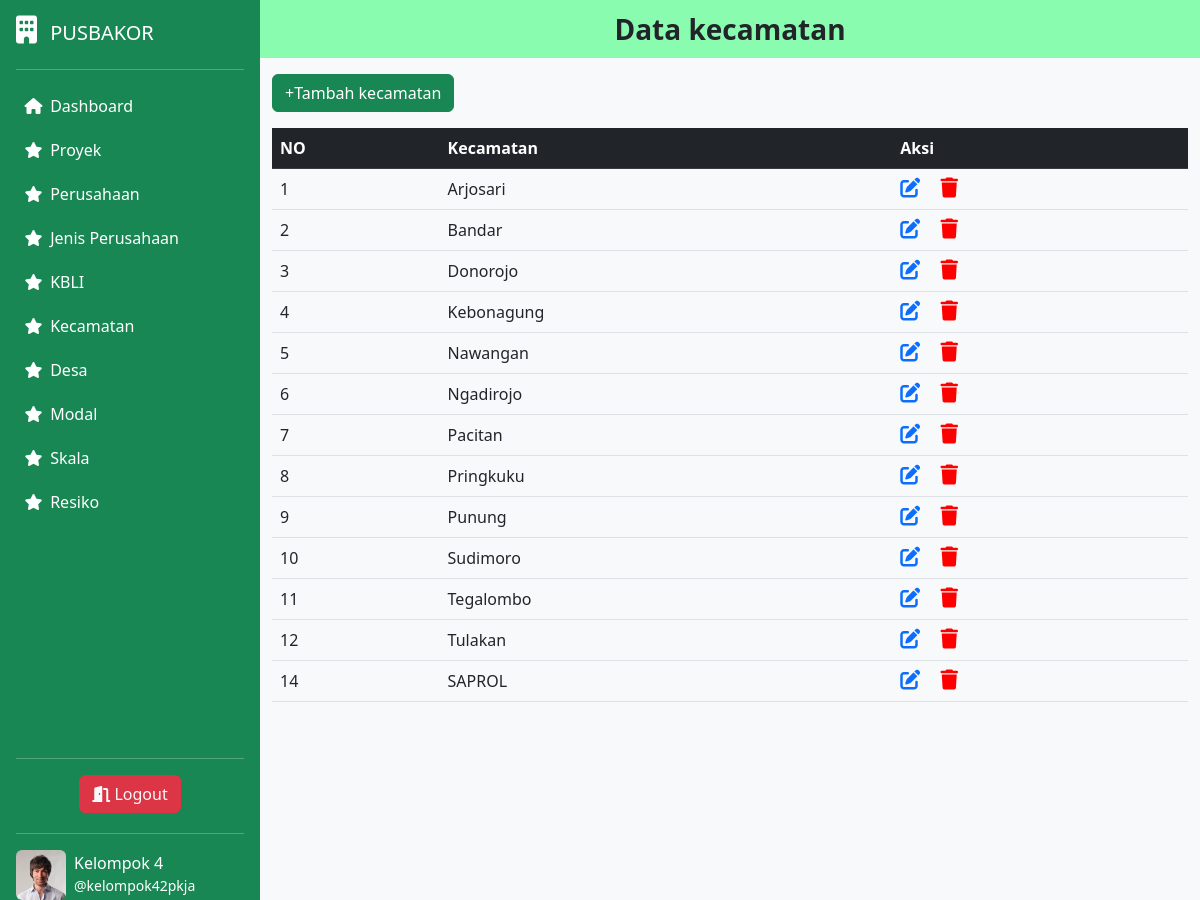
The app's page /index.php/kecamatan with its own data.
### tables this page shows
CREATE TABLE IF NOT EXISTS `kecamatan` (
  `id` int NOT NULL AUTO_INCREMENT,
  `kecamatan` varchar(50) DEFAULT NULL,
  PRIMARY KEY (`id`)
);

### application/controllers/kecamatan.php (called while the page is built, shortened)
<?php
class kecamatan extends CI_Controller {
    public function __construct() {
        $this->load->model('kecamatanmodel');
    }
    public function index() {
        $data['kecamatan'] = $this->kecamatanmodel->get_all_kecamatan();
        $data['judul'] = "Data kecamatan";
        $data['content']=$this->load->view('kecamatanview', $data,true);
        $this->load->view('template/index',$data);
    }
}
?>

### index.php (called while the page is built, shortened)
<?php
require_once BASEPATH.'core/CodeIgniter.php';

### application/models/kecamatanmodel.php (called while the page is built, shortened)
<?php
class kecamatanmodel extends CI_Model {
    public function get_all_kecamatan() {
        $query = $this->db->get('kecamatan');
        return $query->result_array();
    }
}
?>

### application/views/kecamatanview.php (the view, shortened to what this page needs)
<!DOCTYPE html>
<html lang="en">
<head>
  <link href="https://cdn.jsdelivr.net/npm/bootstrap@5.2.3/dist/css/bootstrap.min.css" rel="stylesheet">
  <link rel="stylesheet" href="https://cdnjs.cloudflare.com/ajax/libs/font-awesome/6.4.0/css/all.min.css" />
</head>
<body>
  <div class="container">
    <div class="scrolling-table">
    <a href="<?php echo base_url('kecamatan/add'); ?>" class="btn btn-success mb-3">+Tambah kecamatan</a>
    <table class="table table-hover text-left">
      <thead class="table-dark sticky-header">
        <tr>
          <th scope="col">NO</th>
          <th scope="col">Kecamatan</th>
          <th scope="col">Aksi</th>
        </tr>
      </thead>
      <tbody>
      <?php foreach ($kecamatan as $row) { ?>
          <tr>
            <td><?php echo $row["id"] ?></td>
            <td><?php echo $row["kecamatan"] ?></td>
            <td>
            <a href="<?php echo base_url('kecamatan/edit/' . $row['id']); ?>"><i class="fa-solid fa-pen-to-square fs-5 me-3"></i></a>
            <a href="<?php echo base_url('kecamatan/delete/' . $row['id']); ?>" onclick="return confirm('Kamu Yakin Mau Hapus Ini?');">
            <i class="fa-solid fa-red fa-trash fs-5"> </i></a>
            </td>
          </tr>
        <?php
        }
        ?>
      </tbody>
    </table>
    </div>
  </div>
</body>
</html>

### application/views/template/css/style.css (style rules this page uses)
html,body { height: 100%; font-family: 'Ubuntu', sans-serif; }

### application/views/kecamatanview.php (style rules this page uses)
.fa-red { color: red; }
.scrolling-table { max-height: 672px; overflow-y: auto; }
.sticky-header th { position: sticky; top: 0; z-index: 1; }

### records on screen
kecamatan: id "1", kecamatan "Arjosari"
kecamatan: id "2", kecamatan "Bandar"
kecamatan: id "3", kecamatan "Donorojo"
kecamatan: id "4", kecamatan "Kebonagung"
kecamatan: id "5", kecamatan "Nawangan"
kecamatan: id "6", kecamatan "Ngadirojo"
kecamatan: id "7", kecamatan "Pacitan"
kecamatan: id "8", kecamatan "Pringkuku"
kecamatan: id "9", kecamatan "Punung"
kecamatan: id "10", kecamatan "Sudimoro"
kecamatan: id "11", kecamatan "Tegalombo"
kecamatan: id "12", kecamatan "Tulakan"
kecamatan: id "14", kecamatan "SAPROL"

### other values on screen
$judul "Data kecamatan"
